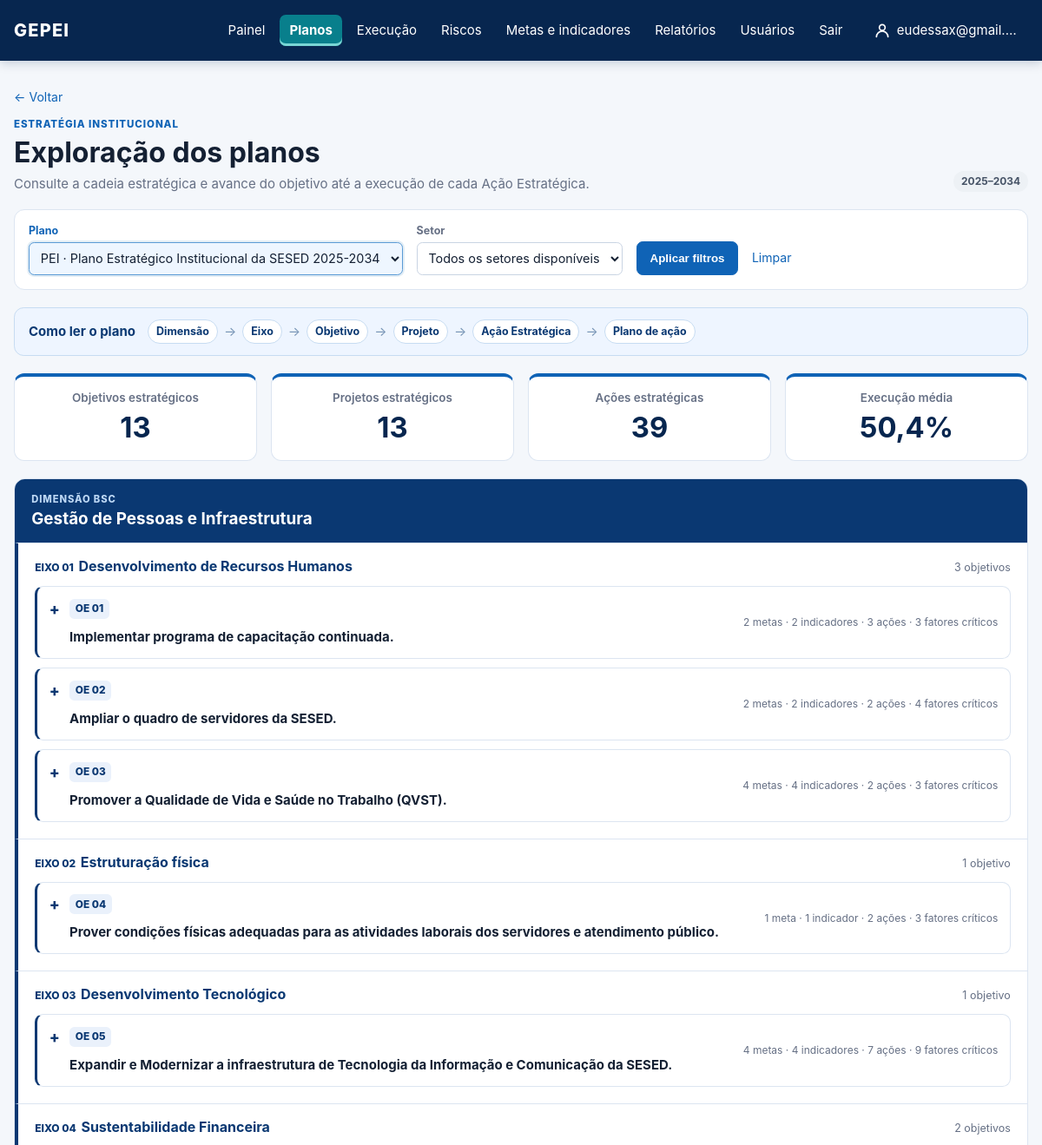
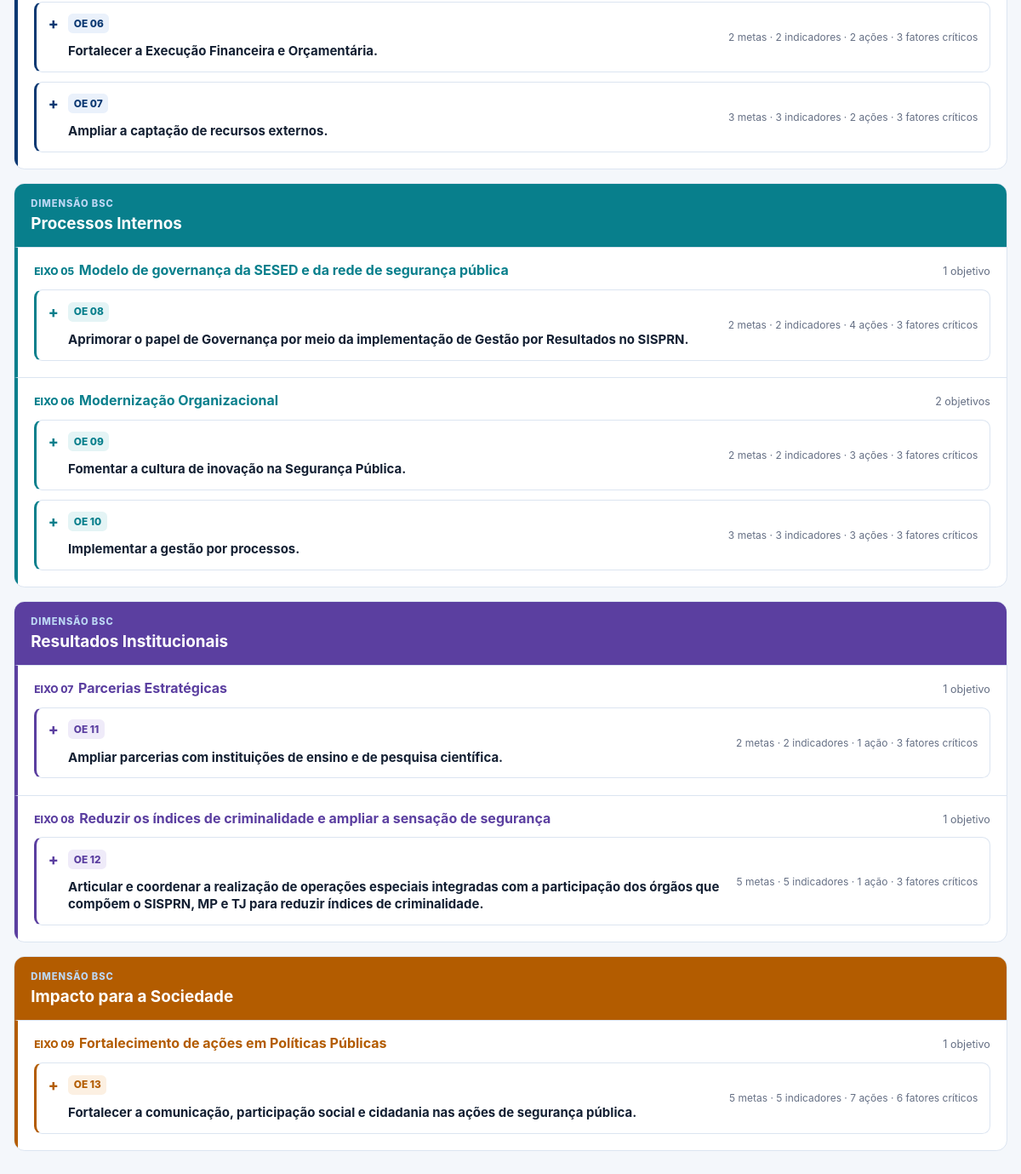
The app's page /pei/ (signed in) with its own data (2 pictures, top to bottom).
### core/models.py (models this page shows, shortened)
class Plan(models.Model):
    class PlanType(models.TextChoices):
        PEI = "PEI", "PEI"
        PESP = "PESP", "PESP"
        PPA = "PPA", "PPA"
        OTHER = "OUTRO", "Outro"
    name = models.CharField(max_length=180)
    acronym = models.CharField(max_length=30)
    plan_type = models.CharField(max_length=10, choices=PlanType.choices)
    start_date = models.DateField()
    end_date = models.DateField()
    active = models.BooleanField(default=True)

class PlanArtifact(models.Model):
    class ArtifactType(models.TextChoices):
        DIMENSION = "DIMENSAO", "Dimensão BSC"
        AXIS = "EIXO", "Eixo Estratégico"
        OBJECTIVE = "OBJETIVO", "Objetivo Estratégico"
        PROJECT = "PROJETO", "Projeto Estratégico"
    plan = models.ForeignKey(Plan, on_delete=models.CASCADE, related_name="artifacts")
    parent = models.ForeignKey("self", null=True, blank=True, on_delete=models.CASCADE)
    artifact_type = models.CharField(max_length=12, choices=ArtifactType.choices)
    code = models.CharField(max_length=30, blank=True)
    title = models.CharField(max_length=255)
    description = models.TextField(blank=True)

### core/views.py (the view, shortened to what this page needs)
# urls.py: path("pei/", views.pei_overview, name="pei_overview"),
@login_required
@permission_required("core.view_plan", raise_exception=True)
def pei_overview(request):
    plans = Plan.objects.filter(active=True).order_by("start_date", "acronym")
    units = view_scope_units(OrganizationalUnit.objects.order_by("name"), request.user)
    selected_unit = selected_unit_for_request(request)
    selected_plan = request.GET.get("plan", "")
    plan = plans.filter(pk=selected_plan).first() if selected_plan.isdigit() else plans.first()
    if not plan:
        return render(
            request,
            "core/pei_overview.html",
            {"plans": plans, "units": units, "selected_unit": selected_unit, "plan": None, "selected_plan": "", "dimension_groups": []},
        )
    artifacts = list(
        PlanArtifact.objects.filter(plan__in=plans.filter(pk=selected_plan) if selected_plan.isdigit() else plans)
        .select_related("parent", "parent__parent")
        .prefetch_related("targets", "indicators", "critical_success_factors")
        .order_by("id")
    )
    actions = list(
        view_scope_actions(StrategicAction.objects.filter(artifact__plan__in=plans.filter(pk=selected_plan) if selected_plan.isdigit() else plans), request.user)
        .select_related("artifact", "coordinating_unit")
        .prefetch_related("participating_units", "critical_success_factors")
        .order_by("artifact__id", "code")
    )
    focused_objective = request.GET.get("objective", "")
    focused_action = request.GET.get("action", "")
    unit = selected_unit_for_request(request)
    status = request.GET.get("status", "")
    if unit.isdigit():
        actions = [item for item in actions if item.coordinating_unit_id == int(unit)]
    if status in StrategicAction.Status.values:
        actions = [item for item in actions if item.status == status]
    children = {}
    for artifact in artifacts:
        children.setdefault(artifact.parent_id, []).append(artifact)
    actions_by_artifact = {}
    for action in actions:
        actions_by_artifact.setdefault(action.artifact_id, []).append(action)
    def objective_node(objective):
        projects = [
            {
                "artifact": project,
                "actions": actions_by_artifact.get(project.id, []),
                "factor_count": len(project.critical_success_factors.all()),
            }
            for project in children.get(objective.id, [])
            if project.artifact_type == PlanArtifact.ArtifactType.PROJECT
        ]
        direct_actions = actions_by_artifact.get(objective.id, [])
        action_count = len(direct_actions) + sum(len(item["actions"]) for item in projects)
        factors = sorted(
            [*objective.critical_success_factors.all(), *(f for item in projects for f in item["artifact"].critical_success_factors.all())],
            key=lambda factor: factor.id,
        )
        return {
            "artifact": objective,
            "expanded": str(objective.id) == focused_objective or request.GET.get("dashboard") == "1",
            "projects": projects,
            "direct_actions": direct_actions,
            "factors": factors,
            "target_count": len(objective.targets.all()),
            "indicator_count": len(objective.indicators.all()),
            "action_count": action_count,
        }
    dimension_groups = []
    dimensions = [item for item in children.get(None, []) if item.artifact_type == PlanArtifact.ArtifactType.DIMENSION]
    dimensions.sort(key=lambda item: min((axis.code for axis in children.get(item.id, [])), default=item.title))
    for dimension in dimensions:
        axes = []
        for axis in children.get(dimension.id, []):
            objectives = [
                objective_node(item)
                for item in children.get(axis.id, [])
                if item.artifact_type == PlanArtifact.ArtifactType.OBJECTIVE
            ]
            axes.append({"artifact": axis, "objectives": objectives})
        dimension_groups.append({"artifact": dimension, "axes": axes})
    orphan_objectives = [
        objective_node(item)
        for item in artifacts
        if item.artifact_type == PlanArtifact.ArtifactType.OBJECTIVE
        and (not item.parent_id or item.parent.artifact_type != PlanArtifact.ArtifactType.AXIS)
    ]
    progress_average = sum(float(action.progress) for action in actions) / len(actions) if actions else 0
    context = {
        "plans": plans,
        "units": units,
        "selected_unit": selected_unit,
        "plan": plan,
        "selected_plan": str(plan.id),
        "dimension_groups": dimension_groups,
        "orphan_objectives": orphan_objectives,
        "objective_count": sum(item.artifact_type == PlanArtifact.ArtifactType.OBJECTIVE for item in artifacts),
        "project_count": sum(item.artifact_type == PlanArtifact.ArtifactType.PROJECT for item in artifacts),
        "action_count": len(actions),
        "progress_average": round(progress_average, 1),
    }
    return render(request, "core/pei_overview.html", context)

### core/context_processors.py (called while the page is built)
def navigation_plans(request):
    if not request.user.is_authenticated:
        return {"navigation_plans": []}
    return {"navigation_plans": Plan.objects.order_by("acronym", "name")}

### core/permissions.py (called while the page is built, shortened)
def is_administrator(user):
    if user.is_superuser:
        return True
    return user.groups.filter(name__iexact=ADMINISTRATOR_GROUP_NAME).exists()

def user_unit_ids(user, for_view=False):
    if is_administrator(user) or (for_view and user.has_perm("core.view_other_units")):
        return None

def scope_units(queryset, user, for_view=False):
    ids = user_unit_ids(user, for_view=for_view)
    return queryset if ids is None else queryset.filter(pk__in=ids)

def scope_actions(queryset, user, for_view=False):
    ids = user_unit_ids(user, for_view=for_view)
    if ids is None:
        return queryset

def selected_unit_for_request(request):
    ids = user_unit_ids(request.user)
    requested = request.GET.get("unit", "")
    if ids is None:
        return requested

def view_scope_actions(queryset, user):
    return scope_actions(queryset, user, for_view=True)

def view_scope_units(queryset, user):
    return scope_units(queryset, user, for_view=True)

### core/templatetags/progress.py (called while the page is built)
def progress_color(percent):
    stops = [(0, (211, 47, 47)), (25, (244, 124, 72)), (50, (255, 209, 102)),
             (75, (168, 216, 135)), (100, (25, 135, 84))]
    for (start, low), (end, high) in zip(stops, stops[1:]):
        if percent <= end:
            ratio = (percent - start) / (end - start)
            return "#{:02x}{:02x}{:02x}".format(*(round(a + (b - a) * ratio) for a, b in zip(low, high)))
    return "#198754"

@register.simple_tag
def progress_bar(value, css_class="progress-track"):
    try:
        percent = float(value or 0)
        percent = min(max(percent, 0), 100) if math.isfinite(percent) else 0
    except (TypeError, ValueError):
        percent = 0
    if percent < 34:
        level = "progress-low"
    elif percent < 67:
        level = "progress-mid"
    else:
        level = "progress-high"
    return format_html(
        '<div class="{} {}" role="progressbar" aria-valuemin="0" aria-valuemax="100" aria-valuenow="{}" style="--progress-color: {}">'
        '<i style="width: {}%"></i></div>',
        css_class,
        level,
        f"{percent:.1f}",
        progress_color(percent),
        f"{percent:.2f}",
    )

### templates/core/pei_overview.html (shortened to what this page needs)
{% extends "base.html" %}
{% block content %}
  <a class="back-link" href="{% url 'dashboard' %}">← Voltar</a>
  <section class="page-heading dashboard-heading">
    <div>
      <p class="eyebrow">Estratégia institucional</p>
      <h1>Exploração dos planos</h1>
      <p>Consulte a cadeia estratégica e avance do objetivo até a execução de cada Ação Estratégica.</p>
    </div>
    {% if plan %}<span class="chip chip-neutral">{{ plan.start_date|date:"Y" }}–{{ plan.end_date|date:"Y" }}</span>{% endif %}
  </section>
  <form class="dashboard-filters" method="get" aria-label="Seleção do plano estratégico">
    <label>Plano
      <select name="plan">
        {% for available_plan in plans %}<option value="{{ available_plan.id }}" {% if selected_plan == available_plan.id|stringformat:"s" %}selected{% endif %}>{{ available_plan.acronym }} · {{ available_plan.name }}</option>{% endfor %}
      </select>
    </label>
    <label>Setor
      <select name="unit"><option value="">Todos os setores disponíveis</option></select>
    </label>
    <button class="button button-primary" type="submit">Aplicar filtros</button>
    <a class="clear-filter" href="{% url 'pei_overview' %}{% if selected_plan %}?plan={{ selected_plan }}{% endif %}">Limpar</a>
  </form>
  {% if plan %}
    <section class="strategy-flow" aria-label="Cadeia de desdobramento do plano">
      <strong>Como ler o plano</strong>
      <span>Dimensão</span><i>→</i><span>Eixo</span><i>→</i><span>Objetivo</span><i>→</i><span>Projeto</span><i>→</i><span>Ação Estratégica</span><i>→</i><span>Plano de ação</span>
    </section>
    <section class="metrics strategy-metrics" aria-label="Resumo do plano estratégico">
      <article class="metric-card metric-blue"><span>Objetivos estratégicos</span><strong>{{ objective_count }}</strong></article>
      <article class="metric-card"><span>Projetos estratégicos</span><strong>{{ project_count }}</strong></article>
      <article class="metric-card"><span>Ações estratégicas</span><strong>{{ action_count }}</strong></article>
      <article class="metric-card"><span>Execução média</span><strong>{{ progress_average|floatformat:"-1" }}%</strong></article>
    </section>
    <section class="strategy-map" aria-label="Estrutura do plano {{ plan.acronym }}">
      {% for dimension_group in dimension_groups %}
        <article class="strategy-dimension">
          <header>
            <span class="strategy-level">Dimensão BSC</span>
            <h2>{{ dimension_group.artifact.title }}</h2>
          </header>
          {% for axis_group in dimension_group.axes %}
            <section class="strategy-axis">
              <div class="strategy-axis-heading">
                <span>{{ axis_group.artifact.code }}</span>
                <h3>{{ axis_group.artifact.title }}</h3>
                <small>{{ axis_group.objectives|length }} objetivo{{ axis_group.objectives|length|pluralize:"s" }}</small>
              </div>
              <div class="strategy-objectives">
                {% for objective in axis_group.objectives %}
                  {% include "core/includes/strategic_objective.html" with objective=objective %}
                {% empty %}
                  <p class="strategy-empty">Nenhum objetivo vinculado a este eixo.</p>
                {% endfor %}
              </div>
            </section>
          {% empty %}
            <p class="strategy-empty">Nenhum eixo vinculado a esta dimensão.</p>
          {% endfor %}
        </article>
      {% endfor %}
    </section>
  {% else %}
    <div class="empty-state large-empty"><strong>Nenhum plano ativo cadastrado.</strong><span>Cadastre ou ative um plano para visualizar a cadeia estratégica.</span></div>
  {% endif %}
{% endblock %}

### templates/base.html (shortened to what this page needs)
{% load static %}
<!doctype html>
<html lang="pt-br">
<head>
  <link rel="stylesheet" href="{% static 'css/gepei.css' %}?v=20261106-acoes-2">
</head>
<body>
  <header class="topbar">
    <a class="brand" href="{% url 'dashboard' %}">GEPEI</a>
    {% if user.is_authenticated %}
      <nav>
        <a href="{% url 'dashboard' %}" {% if request.path == '/' %}class="nav-active" aria-current="page"{% endif %}>Painel</a>
        {% if perms.core.view_plan %}<a href="{% url 'pei_overview' %}" {% if '/pei/' in request.path %}class="nav-active" aria-current="page"{% endif %}>Planos</a>{% endif %}
        {% if perms.core.view_actionplan %}<a href="{% url 'action_plan_list' %}" {% if '/planos-de-acao/' in request.path and '/riscos/' not in request.path %}class="nav-active" aria-current="page"{% endif %}>Execução</a>{% endif %}
        {% if perms.core.view_risk %}<a href="{% url 'risk_overview' %}" {% if '/riscos/' in request.path %}class="nav-active" aria-current="page"{% endif %}>Riscos</a>{% endif %}
        {% if perms.core.view_strategictarget or perms.core.view_indicator %}<a href="{% if perms.core.view_indicator %}{% url 'indicator_overview' %}{% else %}{% url 'target_overview' %}{% endif %}" >Metas e indicadores</a>{% endif %}
        {% if perms.core.view_reportcycle or perms.core.view_sectorreport or perms.core.view_quarterlysectorreport or perms.core.consolidate_quarterlysectorreport %}<a href="{% url 'report_cycle_overview' %}" {% if '/relatorios/' in request.path %}class="nav-active" aria-current="page"{% endif %}>Relatórios</a>{% endif %}
        {% if perms.auth.view_user or perms.auth.view_group %}
        <details class="nav-plans{% if '/usuarios/' in request.path %} nav-active{% endif %}">
          <summary {% if '/usuarios/' in request.path %}aria-current="page"{% endif %}>Usuários</summary>
        </details>
        {% endif %}
        <form method="post" action="{% url 'logout' %}" onsubmit="return confirm('Tem certeza de que deseja sair?');">
          <button type="submit">Sair</button>
        </form>
        <a class="nav-user{% if request.path == '/minha-conta/' %} nav-active{% endif %}" href="{% url 'profile_edit' %}" title="Minha conta">
          <svg width="20" height="20" viewBox="0 0 24 24" fill="none" stroke="currentColor" stroke-width="2" stroke-linecap="round" stroke-linejoin="round" aria-hidden="true"><circle cx="12" cy="8" r="4"/><path d="M4 21c0-4.4 3.6-8 8-8s8 3.6 8 8"/></svg>
          <span>{{ user.first_name|default:user.username }}</span>
        </a>
      </nav>
    {% endif %}
  </header>
  <main class="container">
    {% block content %}{% endblock %}
  </main>
</body>
</html>

### templates/core/includes/strategic_objective.html (shortened to what this page needs)
<details class="strategy-objective" id="objetivo-{{ objective.artifact.id }}" tabindex="-1" {% if objective.expanded %}open{% endif %}>
  <summary>
    <span class="objective-code">{{ objective.artifact.code|default:"Objetivo" }}</span>
    <strong>{{ objective.artifact.title }}</strong>
    <span class="objective-counts">{{ objective.target_count }} meta{{ objective.target_count|pluralize:"s" }} · {{ objective.indicator_count }} indicador{{ objective.indicator_count|pluralize:"es" }} · {{ objective.action_count }} {% if objective.action_count == 1 %}ação{% else %}ações{% endif %} · {{ objective.factors|length }} fator{{ objective.factors|length|pluralize:"es" }} crítico{{ objective.factors|length|pluralize:"s" }}</span>
  </summary>
</details>

### records on screen
Plan: start_date "2025", end_date "2034"
PlanArtifact: artifact "Gestão de Pessoas e Infraestrutura"
PlanArtifact: artifact.code "EIXO 01", artifact "Desenvolvimento de Recursos Humanos", objectives|length "3"
PlanArtifact: artifact.code "OE 01", artifact "Implementar programa de capacitação continuada.", target_count "2", indicator_count "2", action_count "3", shows "ações", factors|length "3"
PlanArtifact: artifact.code "OE 02", artifact "Ampliar o quadro de servidores da SESED.", target_count "2", indicator_count "2", action_count "2", shows "ações", factors|length "4"
PlanArtifact: artifact.code "OE 03", artifact "Promover a Qualidade de Vida e Saúde no Trabalho (QVST).", target_count "4", indicator_count "4", action_count "2", shows "ações", factors|length "3"
PlanArtifact: artifact.code "EIXO 02", artifact "Estruturação física", objectives|length "1"
PlanArtifact: artifact.code "OE 04", artifact "Prover condições físicas adequadas para as atividades laborais dos servidores e atendimento público.", target_count "1", indicator_count "1", action_count "2", shows "ações", factors|length "3"
PlanArtifact: artifact.code "EIXO 03", artifact "Desenvolvimento Tecnológico", objectives|length "1"
PlanArtifact: artifact.code "OE 05", artifact "Expandir e Modernizar a infraestrutura de Tecnologia da Informação e Comunicação da SESED.", target_count "4", indicator_count "4", action_count "7", shows "ações", factors|length "9"
PlanArtifact: artifact.code "EIXO 04", artifact "Sustentabilidade Financeira", objectives|length "2"
PlanArtifact: artifact.code "OE 06", artifact "Fortalecer a Execução Financeira e Orçamentária.", target_count "2", indicator_count "2", action_count "2", shows "ações", factors|length "3"
PlanArtifact: artifact.code "OE 07", artifact "Ampliar a captação de recursos externos.", target_count "3", indicator_count "3", action_count "2", shows "ações", factors|length "3"
PlanArtifact: artifact "Processos Internos"
PlanArtifact: artifact.code "EIXO 05", artifact "Modelo de governança da SESED e da rede de segurança pública", objectives|length "1"
PlanArtifact: artifact.code "OE 08", artifact "Aprimorar o papel de Governança por meio da implementação de Gestão por Resultados no SISPRN.", target_count "2", indicator_count "2", action_count "4", shows "ações", factors|length "3"
PlanArtifact: artifact.code "EIXO 06", artifact "Modernização Organizacional", objectives|length "2"
PlanArtifact: artifact.code "OE 09", artifact "Fomentar a cultura de inovação na Segurança Pública.", target_count "2", indicator_count "2", action_count "3", shows "ações", factors|length "3"
PlanArtifact: artifact.code "OE 10", artifact "Implementar a gestão por processos.", target_count "3", indicator_count "3", action_count "3", shows "ações", factors|length "3"
PlanArtifact: artifact "Resultados Institucionais"
PlanArtifact: artifact.code "EIXO 07", artifact "Parcerias Estratégicas", objectives|length "1"
PlanArtifact: artifact.code "OE 11", artifact "Ampliar parcerias com instituições de ensino e de pesquisa científica.", target_count "2", indicator_count "2", action_count "1", shows "ação", factors|length "3"
PlanArtifact: artifact.code "EIXO 08", artifact "Reduzir os índices de criminalidade e ampliar a sensação de segurança", objectives|length "1"
PlanArtifact: artifact.code "OE 12", artifact "Articular e coordenar a realização de operações especiais integradas com a participação dos órgãos que compõem o SISPRN, MP e TJ para reduzir índices de criminalidade.", target_count "5", indicator_count "5", action_count "1", factors|length "3"
PlanArtifact: artifact "Impacto para a Sociedade"
PlanArtifact: artifact.code "EIXO 09", artifact "Fortalecimento de ações em Políticas Públicas", objectives|length "1"
PlanArtifact: artifact.code "OE 13", artifact "Fortalecer a comunicação, participação social e cidadania nas ações de segurança pública.", target_count "5", indicator_count "5", action_count "7", factors|length "6"

### other values on screen
{{ user.first_name|default:user.username }} "eudessax@gmail.…"
{{ objective_count }} "13"
{{ project_count }} "13"
{{ action_count }} "39"
{{ progress_average|floatformat:"-1" }} "50,4"
form field plan "PEI · Plano Estratégico Institucional da SESED 2025-2034"
